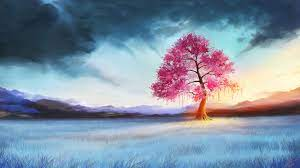
#> input picture Imgs/nature.jpg, 300 x 168 px
$ python code.py   (older library calls are emulated)
#> lines starting #> are read from the running program, lines starting #| are printed output that depends on the picture
import numpy as np
import matplotlib.pyplot as plt
import cv2


def sys_laplace(img):
    '''
    调用系统函数进行图像的边缘二阶算子laplace检测
    :param img: 待测图像
    :return: 返回的是边缘图像矩阵
    '''
#> called with img = '../../Imgs/nature.jpg'
    gray = cv2.imread(img, 0)  # 读取图片为灰色
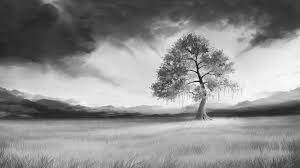
#> gray: shape (168, 300); min 1, max 255, mean 141.4
    edeg_img = cv2.Laplacian(gray, cv2.CV_16S, ksize=3)  # 将原始图片进行边缘检测，边缘图像放在16位中防止溢出，使用的卷积核是3
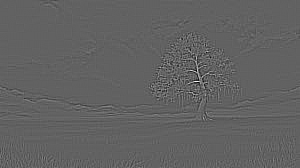
#> edeg_img: shape (168, 300) int16; min -944, max 1508, mean 0.1; drawn with min black and max white
    edge_img = cv2.convertScaleAbs(
        edeg_img)  # 转回8位图像，brief Scales, calculates absolute values, and converts the result to 8-bit
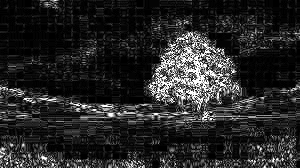
#> edge_img: shape (168, 300); min 0, max 255, mean 39.2
    return edge_img


def def_laplace4(img):
    '''
    自定义二阶算子边缘检测4邻域laplace
    :param img:待测图像
    :return: 返回4邻域边缘检测的图像矩阵
    '''
#> called with img = '../../Imgs/nature.jpg'
    gray_img = cv2.imread(img, 0)
    w, h = gray_img.shape
#> w = 168; h = 300
    # 在灰度图像的四周填充一行/一列0,卷积核为3x3,要想对原始图像的每一个像素进行卷积则需要进行填充
    ori_pad = np.pad(gray_img, ((1, 1), (1, 1)), 'constant')
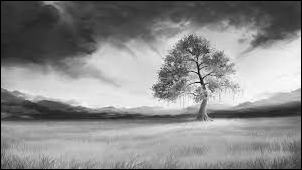
#> ori_pad: shape (170, 302); min 0, max 255, mean 138.8
    # 定义两个不同的laplace算子
    # 不同的算子涉及到的邻域像素点的个数也不一样
    lap4_filter = np.array([[0, 1, 0], [1, -4, 1], [0, 1, 0]])  # 4邻域laplacian算子

    # 4邻域
    edge4_img = np.zeros((w, h))
    for i in range(w - 2):
        for j in range(h - 2):
            edge4_img[i, j] = np.sum(ori_pad[i:i + 3, j:j + 3] * lap4_filter)  # 进行卷积
            if edge4_img[i, j] < 0:
                edge4_img[i, j] = 0  # 把所有负值修剪为0
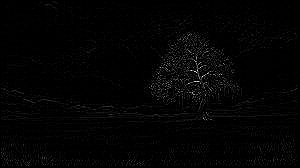
#> edge4_img: shape (168, 300) float64; min 0, max 471, mean 7; drawn with min black and max white
    edge4_img = cv2.convertScaleAbs(edge4_img)  # 将图像变成8位的图像，其实就是一个映射关系，类似于均衡化中的映射关系
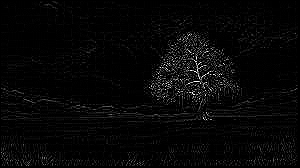
#> edge4_img: shape (168, 300); min 0, max 255, mean 6.9
    return edge4_img


def def_laplace8(img):
    '''
    自定义二阶算子边缘检测8邻域laplace
    :param img:待测图像
    :return: 返回8邻域边缘检测的图像矩阵
    '''
#> called with img = '../../Imgs/nature.jpg'
    gray_img = cv2.imread(img, 0)
    w, h = gray_img.shape
#> w = 168; h = 300
    # 在灰度图像的四周填充一行/一列0,卷积核为3x3,要想对原始图像的每一个像素进行卷积则需要进行填充
    ori_pad = np.pad(gray_img, ((1, 1), (1, 1)), 'constant')
    # 定义两个不同的laplace算子
    # 不同的算子涉及到的邻域像素点的个数也不一样
    lap8_filter = np.array([[0, 1, 0], [1, -8, 1], [0, 1, 0]])  # 8邻域laplacian算子

    # 8邻域
    edge8_img = np.zeros((w, h))
    for i in range(w - 2):
        for j in range(h - 2):
            edge8_img[i, j] = np.sum(ori_pad[i:i + 3, j:j + 3] * lap8_filter)  # 进行卷积
            if edge8_img[i, j] < 0:
                edge8_img[i, j] = 0
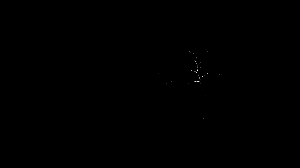
#> edge8_img: shape (168, 300) float64; min 0, max 382, mean 0.1; drawn with min black and max white
    edge8_img = cv2.convertScaleAbs(edge8_img)
    return edge8_img


if __name__ == '__main__':
    img = '../../Imgs/nature.jpg'

    sys_img = sys_laplace(img)
    edge4_img = def_laplace4(img)
    edge8_img = def_laplace8(img)
    cv2.imshow('original img', cv2.imread(img))
    cv2.imshow('sys', sys_img)
    cv2.imshow('def3', edge4_img)
    cv2.imshow('def4', edge8_img)
    cv2.waitKey(0)

$ run again, with Imgs/chaers.jpg copied over Imgs/nature.jpg
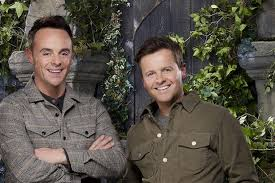
#> input picture Imgs/chaers.jpg, 275 x 183 px
#> in sys_laplace, `edge_img = cv2.convertScaleAbs( edeg_img)`:
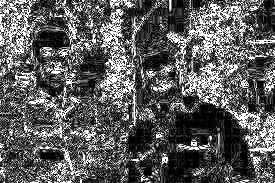
#> edge_img: shape (183, 275); min 0, max 255, mean 92.4
#> in def_laplace8, `edge8_img = cv2.convertScaleAbs(edge8_img)`:
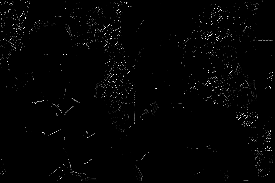
#> edge8_img: shape (183, 275); min 0, max 255, mean 3.2
